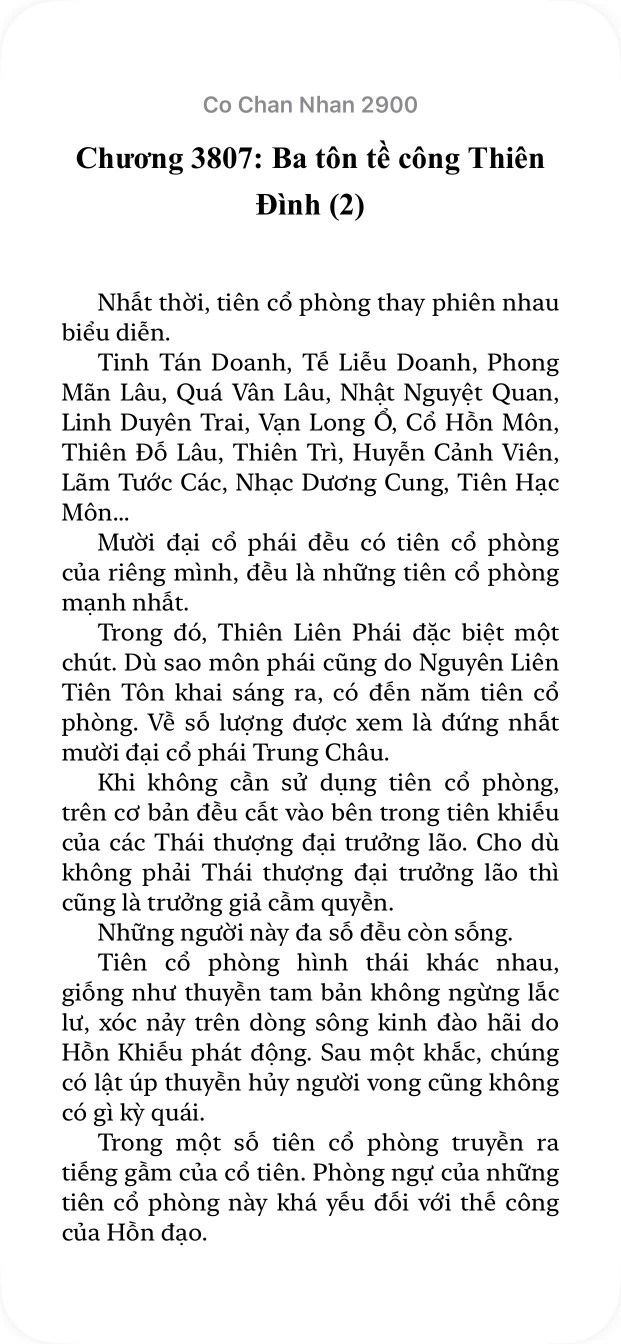
#> input picture test_images/z7180282544692_25b61d71d608ebf1a069e7ddd812a885.jpg, 1242 x 2688 px (shown at 1/2 size)
$ python -i image_processor.py   (imports and definitions only)   (older library calls are emulated)
#> lines starting #> are read from the running program, lines starting #| are printed output that depends on the picture; after the words box and inside, x2 and y2 are one past the last pixel; in counts of white or black regions, pixels touching at a corner belong together
"""
Image Processor Module for VisionSpeak
Handles advanced image pre-processing including noise reduction,
adaptive thresholding, and automatic inversion detection.
"""

import cv2
import numpy as np
from PIL import Image


class ImageProcessor:
    """
    Advanced image processor for OCR pre-processing.
    Handles various image quality issues including noise, blur,
    uneven lighting, and inverted text.
    """

    def __init__(self):
        """Initialize the image processor."""
        self.original_image = None
        self.processed_image = None
        self.grayscale_image = None

    def load_image(self, image_path):
        """
        Load an image from file path.

        Args:
            image_path (str): Path to the image file

        Returns:
            numpy.ndarray: Loaded image in BGR format
        """
        self.original_image = cv2.imread(image_path)
#> self.original_image is the input picture: shape (2688, 1242, 3); mean B, G, R 235.1, 235.1, 235.1
        if self.original_image is None:
            raise ValueError(f"Could not load image from {image_path}")
        return self.original_image

    def convert_to_grayscale(self, image):
        """
        Convert image to grayscale.

        Args:
            image (numpy.ndarray): Input image

        Returns:
            numpy.ndarray: Grayscale image
        """
        if len(image.shape) == 3:
            gray = cv2.cvtColor(image, cv2.COLOR_BGR2GRAY)
        else:
            gray = image.copy()
        self.grayscale_image = gray
        return gray

    # [24 lines left out: function reduce_noise, not called in this run]

    def apply_adaptive_threshold(self, image, block_size=11, C=2):
        """
        Apply adaptive thresholding to handle uneven lighting.

        Args:
            image (numpy.ndarray): Input grayscale image
            block_size (int): Size of pixel neighborhood (must be odd)
            C (int): Constant subtracted from weighted mean

        Returns:
            numpy.ndarray: Binary thresholded image
        """
        # Ensure block_size is odd
        if block_size % 2 == 0:
            block_size += 1

        # Apply adaptive thresholding
        binary = cv2.adaptiveThreshold(
            image,
            255,
            cv2.ADAPTIVE_THRESH_GAUSSIAN_C,
            cv2.THRESH_BINARY,
            block_size,
            C
        )

        return binary

    def detect_inverted_text(self, image):
        """
        Detect if text is inverted (light text on dark background).
        Should be called on GRAYSCALE image, not binary.

        Args:
            image (numpy.ndarray): Grayscale or binary image

        Returns:
            bool: True if text appears to be inverted, False otherwise
        """
        # Calculate mean brightness
        mean_brightness = np.mean(image)
#> mean_brightness = 235.1

        # If mean brightness < 127 (darker image), likely inverted
        # Dark background with light text = low mean brightness
        is_inverted = mean_brightness < 127
#> is_inverted = False

        return is_inverted

    # [11 lines left out: function invert_image, not called in this run]

    def enhance_contrast(self, image, strength='normal'):
        """
        Enhance image contrast using histogram equalization.

        Args:
            image (numpy.ndarray): Input grayscale image
            strength (str): 'normal' or 'strong' for very dark images

        Returns:
            numpy.ndarray: Contrast-enhanced image
        """
        if strength == 'strong':
            # For very dark images, use aggressive enhancement

            # Step 1: Apply strong CLAHE
            clahe = cv2.createCLAHE(clipLimit=4.0, tileGridSize=(8, 8))
            enhanced = clahe.apply(image)

            # Step 2: Boost brightness significantly
            mean_brightness = np.mean(enhanced)

            if mean_brightness < 120:
                # Very dark - aggressive brightness boost
                alpha = 1.5  # Contrast multiplier
                beta = 50    # Brightness offset
                enhanced = cv2.convertScaleAbs(enhanced, alpha=alpha, beta=beta)
            elif mean_brightness < 150:
                # Dark - moderate boost
                alpha = 1.3
                beta = 30
                enhanced = cv2.convertScaleAbs(enhanced, alpha=alpha, beta=beta)

            # Step 3: Apply histogram equalization for uniform distribution
            enhanced = cv2.equalizeHist(enhanced)

        else:
            # Normal CLAHE
            clahe = cv2.createCLAHE(clipLimit=2.0, tileGridSize=(8, 8))
            enhanced = clahe.apply(image)

        return enhanced

    # [60 lines left out: functions deskew_image, remove_borders, not called in this run]

    def upscale_image(self, image, target_dpi=300):
        """
        Upscale image to optimal DPI for OCR (Tesseract works best at ~300 DPI).

        Args:
            image (numpy.ndarray): Input image
            target_dpi (int): Target DPI (default 300)

        Returns:
            numpy.ndarray: Upscaled image
        """
        height, width = image.shape[:2]

        # Estimate current DPI (assume 72 DPI if unknown)
        estimated_dpi = 72

        # Calculate scale factor
        scale_factor = target_dpi / estimated_dpi

        # Only upscale if image is small (< 1000px width)
        if width < 1000 and scale_factor > 1:
            new_width = int(width * scale_factor)
            new_height = int(height * scale_factor)

            # Use INTER_CUBIC for upscaling (better quality)
            upscaled = cv2.resize(image, (new_width, new_height),
                                 interpolation=cv2.INTER_CUBIC)
            return upscaled

        return image

    # [30 lines left out: function sharpen_image, not called in this run]

    def detect_blur(self, image):
        """
        Detect if image is blurry using Laplacian variance.

        Args:
            image (numpy.ndarray): Grayscale image

        Returns:
            float: Blur score (lower = more blurry, < 100 = blurry)
        """
        laplacian_var = cv2.Laplacian(image, cv2.CV_64F).var()
        return laplacian_var

    def remove_small_noise(self, binary_image):
        """
        Remove small noise particles using morphological operations.

        Args:
            binary_image (numpy.ndarray): Input binary image

        Returns:
            numpy.ndarray: Cleaned binary image
        """
        # Remove small white noise (opening)
        kernel = np.ones((2, 2), np.uint8)
        cleaned = cv2.morphologyEx(binary_image, cv2.MORPH_OPEN, kernel)

        # Close small gaps in text (closing)
        kernel2 = np.ones((2, 2), np.uint8)
        cleaned = cv2.morphologyEx(cleaned, cv2.MORPH_CLOSE, kernel2)

        return cleaned

    def process_image(self, image_path, apply_deskew='auto'):
        """
        Complete image processing pipeline for OCR optimization.

        Args:
            image_path (str): Path to the input image
            apply_deskew (str/bool): 'auto' for automatic detection, True/False for manual

        Returns:
            numpy.ndarray: Processed image ready for OCR
        """
        # Step 1: Load image
        image = self.load_image(image_path)

        # Step 2: Convert to grayscale
        gray = self.convert_to_grayscale(image)

        # Step 3: DETECT INVERTED EARLY (on grayscale, before processing)
        is_inverted = self.detect_inverted_text(gray)
#> is_inverted = False

        # Step 3b: If inverted, invert the grayscale image FIRST
        if is_inverted:
            gray = self.invert_image(gray)

        # Step 4: Detect if image is dark
        mean_brightness = np.mean(gray)
#> mean_brightness = 235.1
        is_dark = mean_brightness < 110  # Increased threshold to catch more dark images
#> is_dark = False

        # Step 5: Upscale if image is too small (IMPORTANT for OCR accuracy)
        upscaled = self.upscale_image(gray, target_dpi=300)

        # Step 6: Detect blur level
        blur_score = self.detect_blur(upscaled)
#> in detect_blur, `laplacian_var = cv2.Laplacian(image, cv2.CV_64F).var()`: laplacian_var = 3523.3
#> blur_score = 3523.3
        is_blurry = blur_score < 100
#> is_blurry = False

        # Step 7: Detect noise level
        noise_level = self._estimate_noise(upscaled)
#> in _estimate_noise, `laplacian = cv2.Laplacian(image, cv2.CV_64F)`:
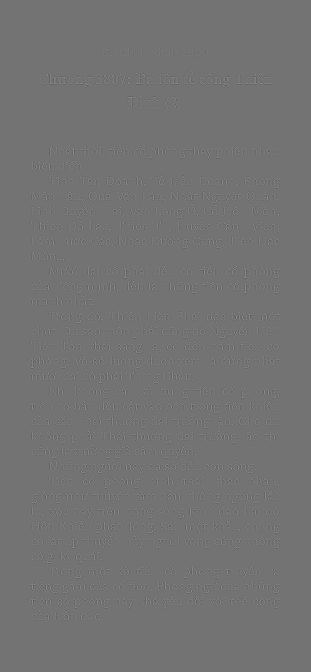
#> laplacian: shape (2688, 1242) float64 (shown at 1/4 size); min -593, max 719, mean 0; drawn with min black and max white
#> in _estimate_noise, `variance = laplacian.var()`: variance = 3523.3
#> in _estimate_noise, `noise_level = min(100, variance / 10)`: noise_level = 100
#> noise_level = 100
        is_noisy = noise_level > 15
#> is_noisy = True

        # Step 8: Adaptive denoising based on noise level
        if noise_level > 25:  # Very high noise
            # Triple filtering for extremely noisy images
            denoised1 = cv2.fastNlMeansDenoising(upscaled, h=10)
            denoised2 = cv2.medianBlur(denoised1, 5)
            denoised = cv2.bilateralFilter(denoised2, 9, 75, 75)
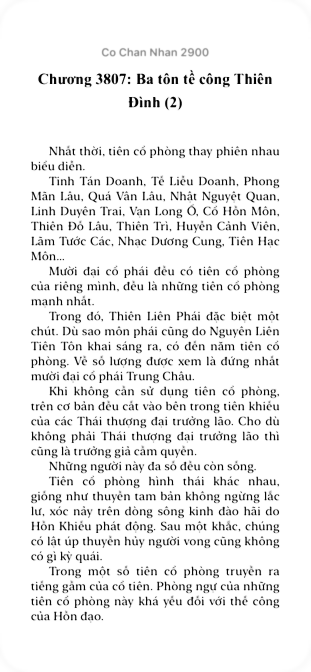
#> denoised: shape (2688, 1242) (shown at 1/4 size); min 0, max 255, mean 237.3
        elif noise_level > 15:  # High noise
            # Double filtering for noisy images
            denoised1 = cv2.medianBlur(upscaled, 5)
            denoised = cv2.bilateralFilter(denoised1, 9, 75, 75)
        else:
            # Normal bilateral filter for clean images
            denoised = self.reduce_noise(upscaled, method='bilateral')

        # Step 9: Adaptive contrast enhancement
        if is_dark:
            enhanced = self.enhance_contrast(denoised, strength='strong')
        else:
            enhanced = self.enhance_contrast(denoised, strength='normal')

        # Step 10: Adaptive sharpening based on blur and noise
        if is_blurry and not is_noisy:
            # Strong sharpening for blurry images
            sharpened = self.sharpen_image(enhanced, strength='strong')
        elif not is_noisy:
            # Normal sharpening for clean images
            sharpened = self.sharpen_image(enhanced, strength='normal')
        else:
            # Skip sharpening for very noisy images
            sharpened = enhanced

        # Step 11: Apply adaptive thresholding with dynamic block size
        # Calculate block size based on image size (larger image = larger block)
        height, width = sharpened.shape
        block_size = max(11, min(31, int(width / 50)))
        if block_size % 2 == 0:
            block_size += 1  # Ensure odd

        binary = self.apply_adaptive_threshold(sharpened, block_size=block_size, C=2)
#> in apply_adaptive_threshold, `binary = cv2.adaptiveThreshold( image, 255, cv2.ADAPTIVE_THRESH_GAUSSI..`:
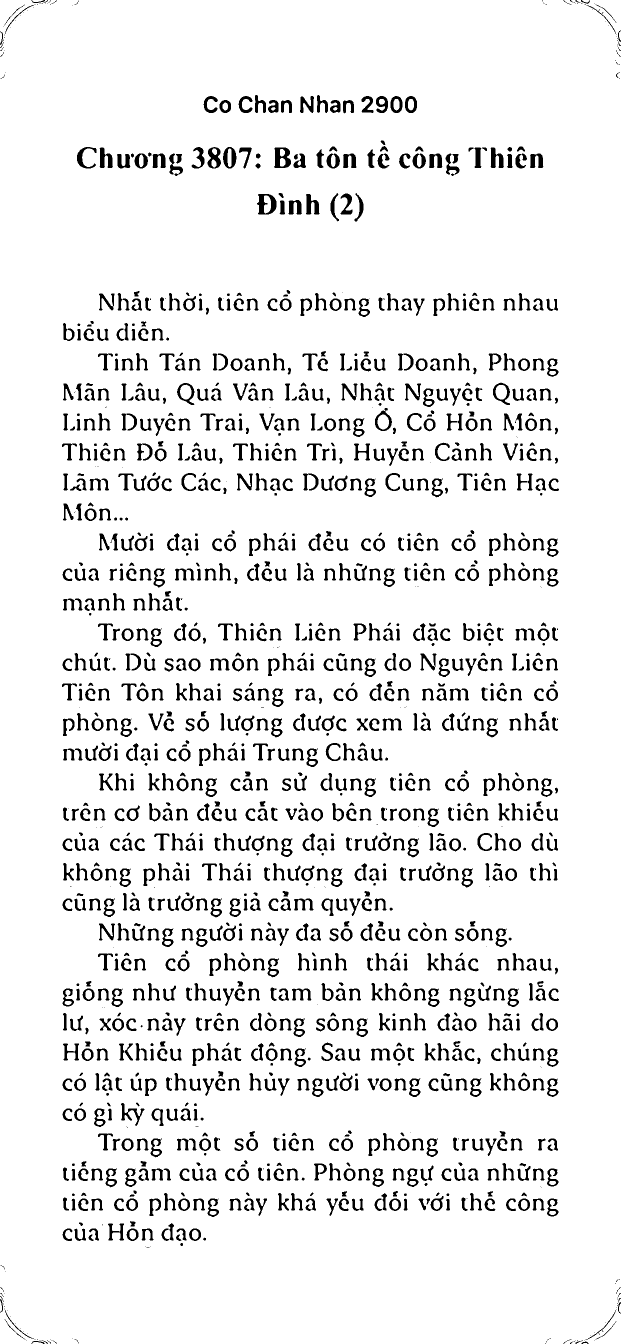
#> binary: shape (2688, 1242) (shown at 1/2 size); 91.9% white; 1596 black regions (206 under 20 px), largest, box (x1, y1, x2, y2) and area: (514, 388, 553, 429) 900, (548, 295, 582, 336) 893, (415, 294, 442, 337) 675

        # Step 12: Remove small noise particles
        cleaned = self.remove_small_noise(binary)
#> in remove_small_noise, `cleaned = cv2.morphologyEx(binary_image, cv2.MORPH_OPEN, kernel)`:
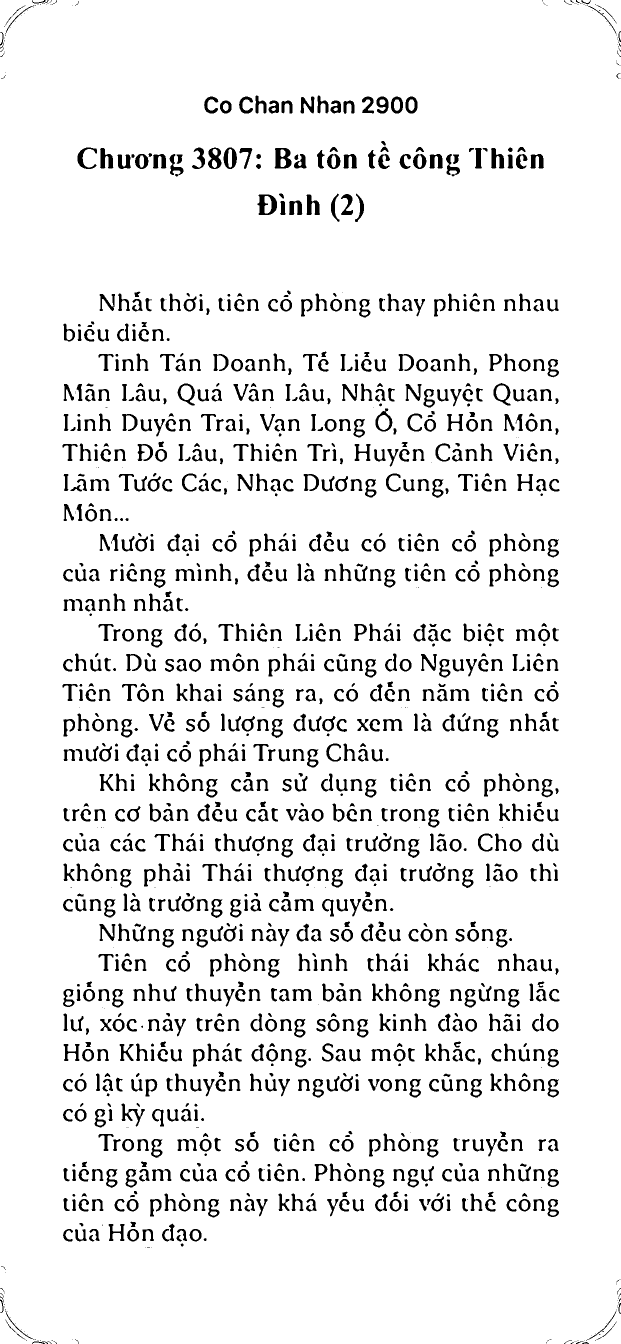
#> cleaned: shape (2688, 1242) (shown at 1/2 size); 91.9% white; 1483 black regions (180 under 20 px), largest, box (x1, y1, x2, y2) and area: (515, 389, 554, 430) 902, (549, 296, 583, 337) 893, (416, 295, 443, 338) 675
#> in remove_small_noise, `cleaned = cv2.morphologyEx(cleaned, cv2.MORPH_CLOSE, kernel2)`:
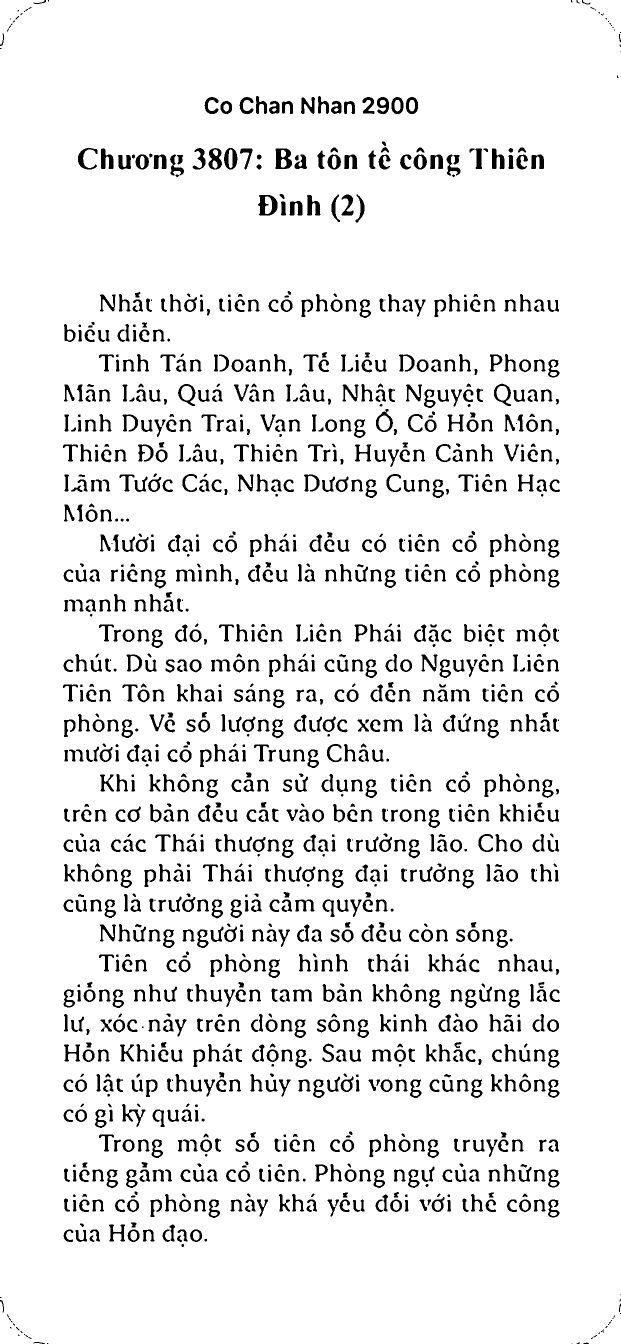
#> cleaned: shape (2688, 1242) (shown at 1/2 size); 91.9% white; 1468 black regions (78 under 20 px), largest, box (x1, y1, x2, y2) and area: (516, 390, 555, 431) 902, (551, 297, 584, 338) 892, (417, 296, 444, 339) 675

        # Step 13: Optional deskewing
        # Note: Auto-deskew is disabled by default as it can make things worse
        # Only apply if user explicitly requests
        if apply_deskew == True:
            # Force deskew
            cleaned = self.deskew_image(cleaned)
        # 'auto' and False both skip deskewing

        # Store processed image
        self.processed_image = cleaned

        return cleaned

    def _estimate_noise(self, image):
        """
        Estimate noise level in grayscale image using Laplacian variance.

        Args:
            image (numpy.ndarray): Grayscale image

        Returns:
            float: Noise level estimate (higher = more noisy)
        """
        # Use Laplacian to detect edges/noise
        laplacian = cv2.Laplacian(image, cv2.CV_64F)
        variance = laplacian.var()

        # Normalize to 0-100 range (approximate)
        noise_level = min(100, variance / 10)

        return noise_level

    # [35 lines left out: functions get_processed_image_pil, get_original_image_pil, save_processed_image, not called in this run]

>>> result = ImageProcessor().process_image('test_images/z7180282544692_25b61d71d608ebf1a069e7ddd812a885.jpg')

$ run again, on test_images/01_en_normal.png
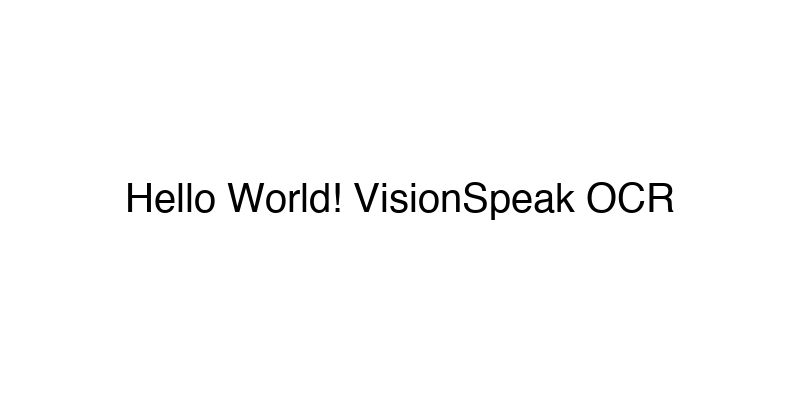
#> input picture test_images/01_en_normal.png, 800 x 400 px
#> in load_image, self.original_image is the input picture: shape (400, 800, 3); min 0, max 255, mean 251.1
#> in detect_inverted_text, `mean_brightness = np.mean(image)`: mean_brightness = 251.1
#> in detect_inverted_text, `is_inverted = mean_brightness < 127`: is_inverted = False
#> in process_image, `mean_brightness = np.mean(gray)`: mean_brightness = 251.1
#> is_dark = False
#> laplacian_var = 6.37
#> is_blurry = True
#> variance = 6.37
#> in _estimate_noise, `noise_level = min(100, variance / 10)`: noise_level = 0.637
#> is_noisy = False
#> in apply_adaptive_threshold, `binary = cv2.adaptiveThreshold( image, 255, cv2.ADAPTIVE_THRESH_GAUSSI..`:
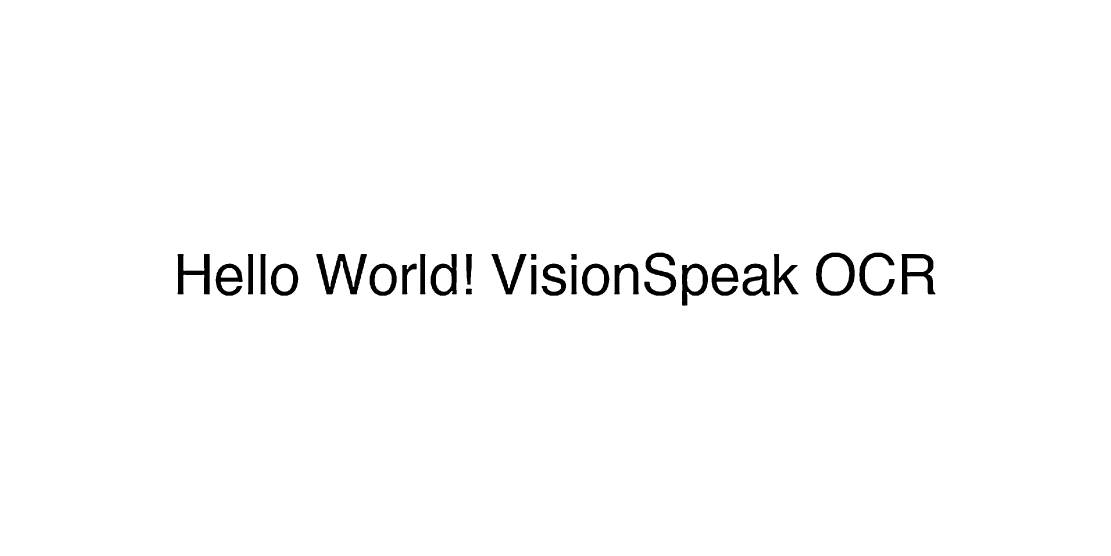
#> binary: shape (1666, 3333) (shown at 1/3 size); 98.5% white; 28 black regions, largest, box (x1, y1, x2, y2) and area: (949, 762, 1101, 883) 6856, (2705, 762, 2806, 883) 5306, (2448, 758, 2564, 887) 5171
#> in remove_small_noise, `cleaned = cv2.morphologyEx(cleaned, cv2.MORPH_CLOSE, kernel2)`:
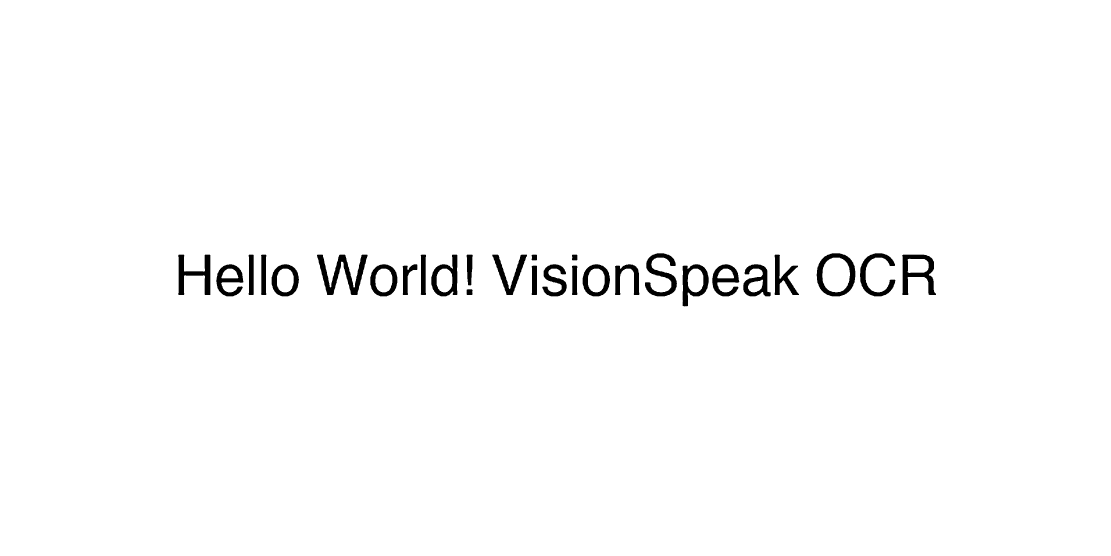
#> cleaned: shape (1666, 3333) (shown at 1/3 size); 98.5% white; 28 black regions, largest, box (x1, y1, x2, y2) and area: (951, 764, 1103, 885) 6856, (2707, 764, 2808, 885) 5307, (2450, 760, 2566, 889) 5171
